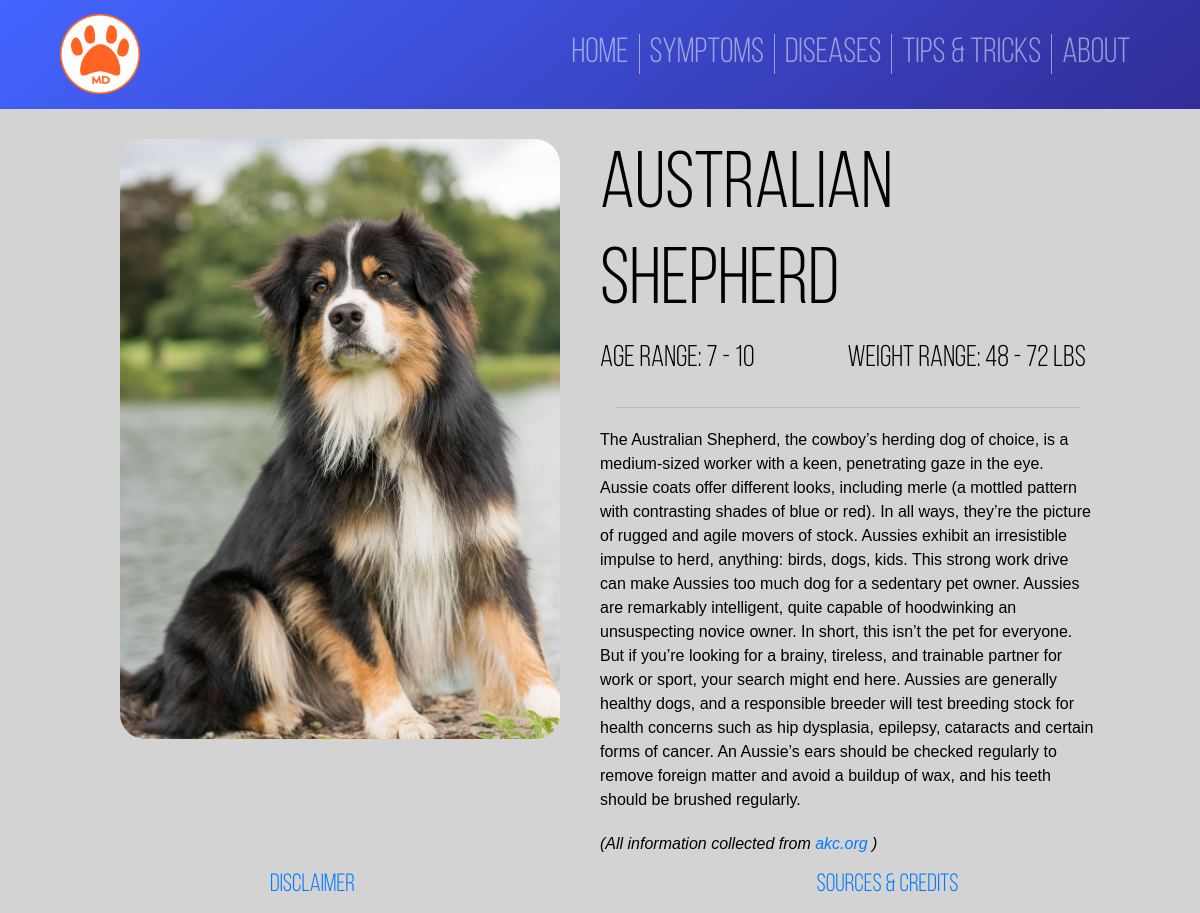
Page /ActualPages/breed?breed_id=1 on the committed database.
### tables this page shows
CREATE TABLE `breeds` (
  `Bre_id` int(11) DEFAULT NULL,
  `Bre_name` varchar(50) DEFAULT NULL,
  `Bre_code` char(3) DEFAULT NULL,
  `image` text,
  `age` int(11) DEFAULT NULL,
  `weight` float DEFAULT NULL,
  `description` text
);

### ActualPages/Breed.php (the view, shortened to what this page needs)
<!DOCTYPE html>
<html lang="en">
<head>
    <?php
        include("../Master/Header.php");
        include("../Master/Connection.php");
    ?>
    <?php
        $breed_id = $_GET['breed_id'];
        $getBreedInfo = $conn->prepare("SELECT * FROM Breeds WHERE Bre_id=?");
        $getBreedInfo->bind_param("i", $breed_id);
        $getBreedInfo->execute();
        $result = $getBreedInfo->get_result();
        while($row = $result->fetch_assoc()){
            $name = $row["Bre_name"];
            $imgSrc = $row["image"];
            $age = $row["age"];
            $weight = $row["weight"];
            $description = $row["description"];
        }
    ?>
</head>
<body>
    <div class="page-container">
        <br>
        <div class="row" id="top">
            <div class="col-lg-6" id="image_container">
                <img id="image" src="..<?php echo $imgSrc; ?>">
            </div>
            <div class="col-lg-6">
                <div class="row" id="divName"><h1 id="name"><?php echo $name; ?></h1></div>
                <div class="row" id="ageweight">
                    <div class="col-lg-6 p-0"><h3 id="age">Age range: <?php echo $age-2, ' - ', $age+1; ?></h3></div>
                    <div class="col-lg-6 p-0"><h3 id="weight">Weight range: <?php echo $weight-($weight*0.2), ' - ', $weight+($weight*0.2); ?> lbs</h3></div>
                </div>
                <hr>
                <div class="row">
                    <p id="description"><?php echo $description; ?></p>
                    <i id="description">(All information collected from <a href="https://www.akc.org" target="_blank"> akc.org </a>)</i>
                </div>
            </div>
        </div>
    </div>
    <?php include("../Master/Footer.php");?>
</body>
</html>

### CSS/Main.css (style rules this page uses)
:root { font-size: 20px; font-family: 'Bebas Neue'; --text-primary: #000000; --text-secondary: #FF6425; --bg-primary: linear-gradient(to bottom right, #ffae00, rgb(255, 0, 179)); --primary: #FF6425; }
body { color: var(--text-primary); font-family: "Bebas Neue Book"; background-color: lightgray; }
.page-container { position: relative; height: 100%; }

### ActualPages/Breed.php (style rules this page uses)
.page-container { margin-left: 10vw; margin-right:10vw; }
#image_container { position:relative; height: 30rem; width:10rem; text-align:right; overflow:hidden; padding-right:2rem; }
#image { height:100%; width:100%; border-radius: 25px; object-fit:cover; }
#divName, #name { color:black; font-size:4rem; }
#age { color:black; font-size:1.5rem; }
#weight { color:black; font-size:1.5rem; }
#description { color:black; font-family: 'Lucida Sans', 'Lucida Sans Regular', 'Lucida Grande', 'Lucida Sans Unicode', Geneva, Verdana, sans-serif; font-size:.8rem; }

### rows in the picture
breeds: image (picture), Bre_name "Australian Shepherd", $age-2 "7", $age+1 "10", $weight-($weight*0.2) "48", $weight+($weight*0.2) "72", description "The Australian Shepherd, the cowboy’s herding dog of choice, is a medium-sized worker with a keen, penetrating gaze in the eye. Aussie coats offer different looks, including merle (a mottled pattern with contrasting shades of blue or red). In all ways, they’re the picture of rugged and agile movers of stock. Aussies exhibit an irresistible impulse to herd, anything: birds, dogs, kids. This strong work drive can make Aussies too much dog for a sedentary pet owner. Aussies are remarkably intelligent, quite capable of hoodwinking an unsuspecting novice owner. In short, this isn’t the pet for everyone. But if you’re looking for a brainy, tireless, and trainable partner for work or sport, your…"
